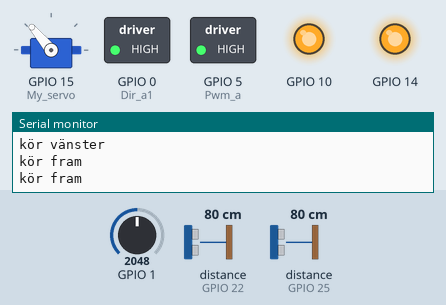
Recording of a sketch running on a simulated ESP32-S3. Shown: servo, switched loads named in the sketch (green lamp = pin HIGH), output pins drawn as LEDs (lit = HIGH), the last lines printed to the serial monitor. The inputs (shaded band) are chosen by the test bench; at power-on: distance to the obstacle (sensors on GPIO 22, GPIO 25) 80 cm, GPIO 1 = 2048. No MQTT or app messages arrive unless stated.

Above: at 5.7 s.
5.8 s: distance to the obstacle (sensor on GPIO 22) set to 2 cm
At 6.6 s:
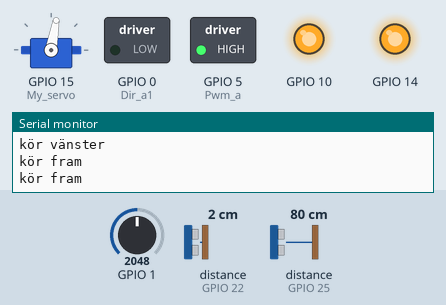
9.5 s: distance to the obstacle (sensor on GPIO 25) set to 2 cm
At 11.8 s:
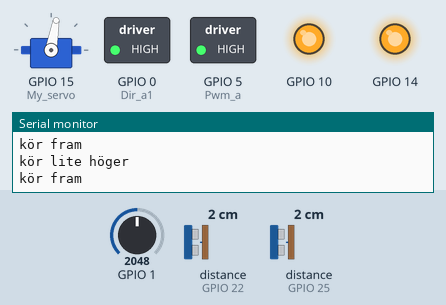
14.7 s: distance to the obstacle (sensor on GPIO 25) set to 4 cm
At 16.2 s:
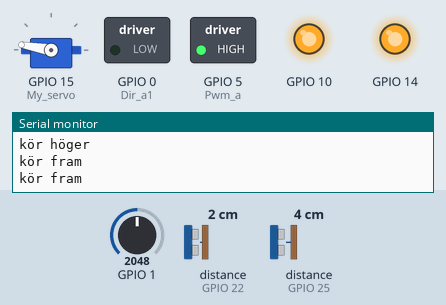
Timing chart, 0 to 19.4 s (numbered marks = the images above; inputs shaded):
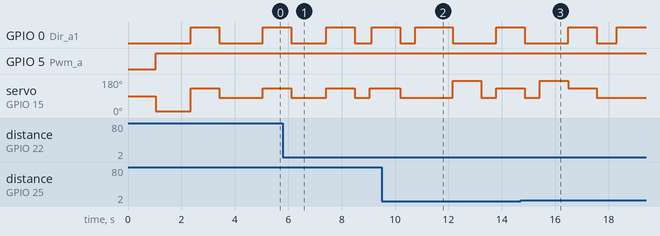

The sketch:

robot_test.ino
```cpp
// includerar alla bibliotek
#include <Wire.h>
#include <VL53L0X.h>
#include <Servo.h>
#include "EspMQTTClient.h"
// pins för motorn
byte Pwm_a = 5;
byte Dir_a1 =0;
// pin för analog in
int analogPin = A0;
int avr = 0;  // def analog in
// definerar två sensorer
VL53L0X sensor1;
VL53L0X sensor2;
Servo My_servo; // definerar servo
// client funktion
void onConnectionEstablished();
// client info
EspMQTTClient client(
 "ABBIndgymIoT_2.4GHz",           // Wifi ssid
  "ValkommenHit!",           // Wifi password
  "192.168.0.102",  // MQTT broker ip
  1883,             // MQTT broker port
  "jocke",            // MQTT username
  "apa",       // MQTT password
  "microdator",          // Client name
  onConnectionEstablished, // Connection established callbak
  true,             // Enable web updater
  true              // Enable debug messages
);
// globala variabler
String riktning = "";
int DistanceSensorValue1; // vänster sensor
int DistanceSensorValue2; // fram sensor
bool off=false;  // variabeln off sätts som falsk
String riktning1 = riktning;  // variabel för riktningen

void setup(){
// pin för servo
  My_servo.attach (15); // pin för servot
  My_servo.write(90); // vinkeln från början
  pinMode(Pwm_a, OUTPUT); // döpar till output
  pinMode(Dir_a1, OUTPUT);
  Serial.begin(9600);
// XSHUT pins för båda sensorer
  pinMode(10, OUTPUT);
  pinMode(14, OUTPUT);
  digitalWrite(14, LOW);  // sätter de till LOW
  digitalWrite(10, LOW);
  delay(500);
//pins för data och clock
  Wire.begin(12,13);
// första sensorn som tittar vänster
  digitalWrite(14, HIGH); // sätter på den
  delay(150);
  sensor1.init(true);
  sensor1.setAddress((uint8_t)22);  // addresserar sensorn
// andra sensorn som tittar fram
  digitalWrite(10, HIGH); // samma sak här
  delay(150);
  sensor2.init(true);
  sensor2.setAddress((uint8_t)25);
}
// case för hur bilen ska köra
void acc(int hastighet, int state, String riktning1){
  DistanceSensorValue1 = sensor1.readRangeSingleMillimeters();  // läser in värdet från sensor 1 (vänster)
  DistanceSensorValue2 = sensor2.readRangeSingleMillimeters();  // läser in värdet från sensor 2 (fram)
  if(state == 1){       // bak och sedan höger
    digitalWrite(Dir_a1, HIGH); // motorn säts till HIGH det vill säga kör tillbaka
    analogWrite(Pwm_a,hastighet); // beskriver hastigheten
    My_servo.write(80); // servot säts till rakt fram
    client.publish("mess","bak"); // det som ska skrivas ut
    delay(1400);  // hur lång tid ska det ske
    digitalWrite(Dir_a1, LOW);  // motorn kör fram
    analogWrite(Pwm_a,hastighet);
    My_servo.write(170);  // servot säts till höger
    delay(1000);
    Serial.println(riktning1);  // skriver ut riktningen
    client.publish("mess",riktning);    // skickar till brokern
  }
   else if(state == 2){ // vänster
    digitalWrite(Dir_a1, LOW);
    analogWrite(Pwm_a,hastighet);
    My_servo.write(10); // servot sätts till vänster
    delay(1200);
    Serial.println(riktning1);
    client.publish("mess",riktning);
  }
  else if(state == 3){  // fram
    My_servo.write(80);
    digitalWrite(Dir_a1, LOW);
    analogWrite(Pwm_a,hastighet);
    delay(500);
    Serial.println(riktning1);
    client.publish("mess",riktning);
  }
   else if(state == 6){       // bak
    digitalWrite(Dir_a1, HIGH);
    analogWrite(Pwm_a,hastighet);
    My_servo.write(80);
    delay(1000);
    client.publish("mess","bak");
   }
   else if(state == 7){       // lite höger och bak
    digitalWrite(Dir_a1, HIGH);
    analogWrite(Pwm_a,hastighet);
    My_servo.write(130);
    delay(1000);
    acc(400,3,"kör fram");
    client.publish("mess"," lite föger ach bak");
   }
   else if (state == 8){  // höger
    digitalWrite(Dir_a1, LOW);
    analogWrite(Pwm_a,hastighet);
    My_servo.write(170);
    delay(1000);
    Serial.println(riktning1);
    client.publish("mess",riktning);
   }
   else if (state == 9){  // lite vänster
    digitalWrite(Dir_a1, LOW);
    analogWrite(Pwm_a,hastighet);
    My_servo.write(50);
    Serial.println(riktning1);
    client.publish("mess",riktning);
   }
   else if (state == 10){ //lite höger
    digitalWrite(Dir_a1, LOW);
    analogWrite(Pwm_a,hastighet);
    My_servo.write(130);
    Serial.println(riktning1);
    client.publish("mess",riktning);
   }
}
void onConnectionEstablished(){}
void loop(){
  avr = 0;// mäter värdet från analog in (strömen från motorn)
  for (int i = 0; i < 1000; i++){ // tar alla tills det är 1000 st
    avr = avr + analogRead(A0); // adderar tillsammans
  }
  avr = avr/1000; // delar med tusen
  Serial.println(avr);  // skriver ut värdena
  // vilka värde ska läsa variabeln för sensors distans
  DistanceSensorValue1 = sensor1.readRangeSingleMillimeters();
  Serial.println(DistanceSensorValue1);
  if (sensor1.timeoutOccurred()) { Serial.print(" TIMEOUT 1"); }
  DistanceSensorValue2 = sensor2.readRangeSingleMillimeters();
  Serial.println(DistanceSensorValue2);
  if (sensor2.timeoutOccurred()) { Serial.print(" TIMEOUT 2"); }
    // funktion för att köra fram
  if (DistanceSensorValue1 < 150 && DistanceSensorValue2 > 100){ // kör fram om det inte finns något framför och den är nära väggen
    acc(400,3,"kör fram");
    riktning="kör fram";
    if (avr > 400){ // om stömen ökar
      acc(400,7,"bak"); // bakar med lite sväng till höger
    }
      if (DistanceSensorValue1 > 60){ // närmar sig med vägen
        acc(400,9,"kör lite vänster");
        if (avr > 400){
          acc(400,7,"bak");
        }
      }
      // lite höger
      else if (DistanceSensorValue1 < 60){  // åker ifrån vägen
        acc(400,10,"kör lite höger"); //
        if (avr > 400){
          acc(400,7,"bak");
        }
      }
  }
    // funktion för att köra vänster
  if (DistanceSensorValue1 > 150 && DistanceSensorValue2 > 140){  // om det finns inget frame och på vänster sidan som är nära
    acc(400,2, "kör vänster");  // kör vänster då
    riktning="kör vänster";
    DistanceSensorValue2 = sensor2.readRangeSingleMillimeters();
    if (avr > 400){
      acc(400,7,"bak");
    }
    if (DistanceSensorValue2 > 250){  // om det finns inget frame då kör fram
      acc(400,3,"kör fram");
      riktning="kör fram";
      delay(500);
      if (avr > 400){
      acc(400,7,"bak");
      }
    }
    else{
    acc(400,2, "kör vänster");  // annars fortsätt köra vänster
      if (avr > 400 ){
      acc(400,7,"bak");
      }
    }
  }
  // funktion för att baka sedan köra höger
  if (DistanceSensorValue2 < 100){ // om det är något framme och väldigt nära
    acc(400,1,"kör höger");
    riktning="kör höger";
    acc(400,3,"kör fram");
    riktning="kör fram";
    if (avr > 400 ){
      acc(400,7,"bak");
    if (DistanceSensorValue2 > 200){ // om det finns inget framme kör fram
      acc(400,3,"kör fram");
      riktning="kör fram";
      delay(500);
      if (avr > 400){
      acc(400,7,"bak");
      }
    }
    else{
    acc(400,8, "kör höger");  // annars fortsätt köra höger
      if (avr > 360 ){
      acc(400,7,"bak");
      }
    }
    }
  }
  // börjar client funktionen
  client.loop();
}
```
